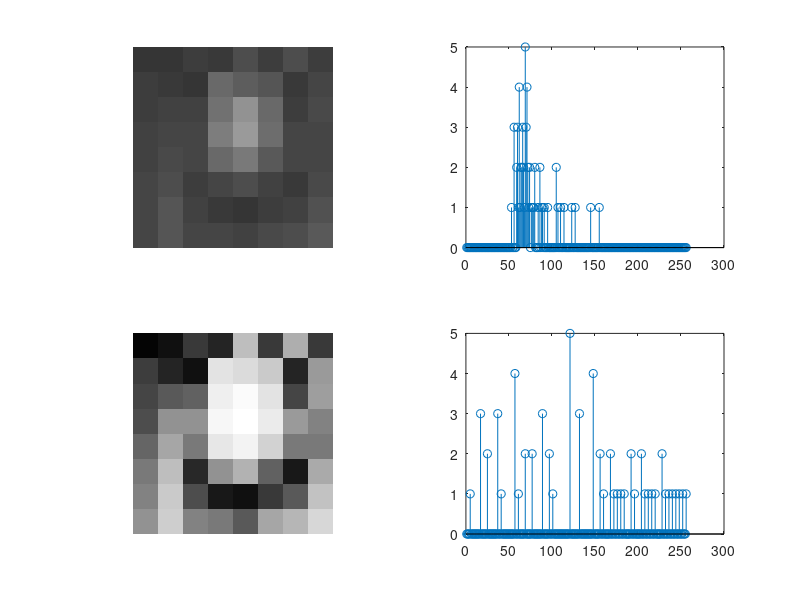

Write MATLAB code to recreate this figure.
clc;clear;close all;
#we first formed the image with a pixel value given below
a=[52	55	61	59	79	61	76	61;
62	59	55	104	94	85	59	71;
63	65	66	113	144	104	63	72;
64	70	70	126	154	109	71	69;
67	73	68	106	122	88	68	68;
68	79	60	70	77	66	58	75;
69	85	64	58	55	61	65	83;
70	87	69	68	65	73	78	90];
b=size(a);
a=double(a);
% Loop for Getting the Histogram of the image
hist1 = zeros(1,256);
for i=1:b(1)
    for j=1:b(2)
        for k=0:255
            if a(i,j)==k
                hist1(k+1)=hist1(k+1)+1;
            end
        end
    end
end

%Generating PDF out of histogram by diving by total no. of pixels
pdf=(1/(b(1)*b(2)))*hist1;

%Generating CDF out of PDF
cdf = zeros(1,256);
cdf(1)=pdf(1);
for i=2:256
    
    cdf(i)=cdf(i-1)+pdf(i);
end
cdf = round(255*cdf);

ep = zeros(b);
for i=1:b(1)                                        %loop tracing the rows of image
    for j=1:b(2)                                    %loop tracing thes columns of image
        t=(a(i,j)+1);                               %pixel values in image
        ep(i,j)=cdf(t);                             %Making the ouput image using cdf as the transformation function
    end                                             
end

% Loop for Getting the Histogram of the image
hist2 = zeros(1,256);
for i=1:b(1)
    for j=1:b(2)
        for k=0:255
            if ep(i,j)==k
                hist2(k+1)=hist2(k+1)+1;
            end
        end
    end
end

subplot(2,2,1);
imshow(uint8(a));
subplot(2,2,3);
imshow(uint8(ep));
subplot(2,2,2);
stem(hist1);
subplot(2,2,4);
stem(hist2);




